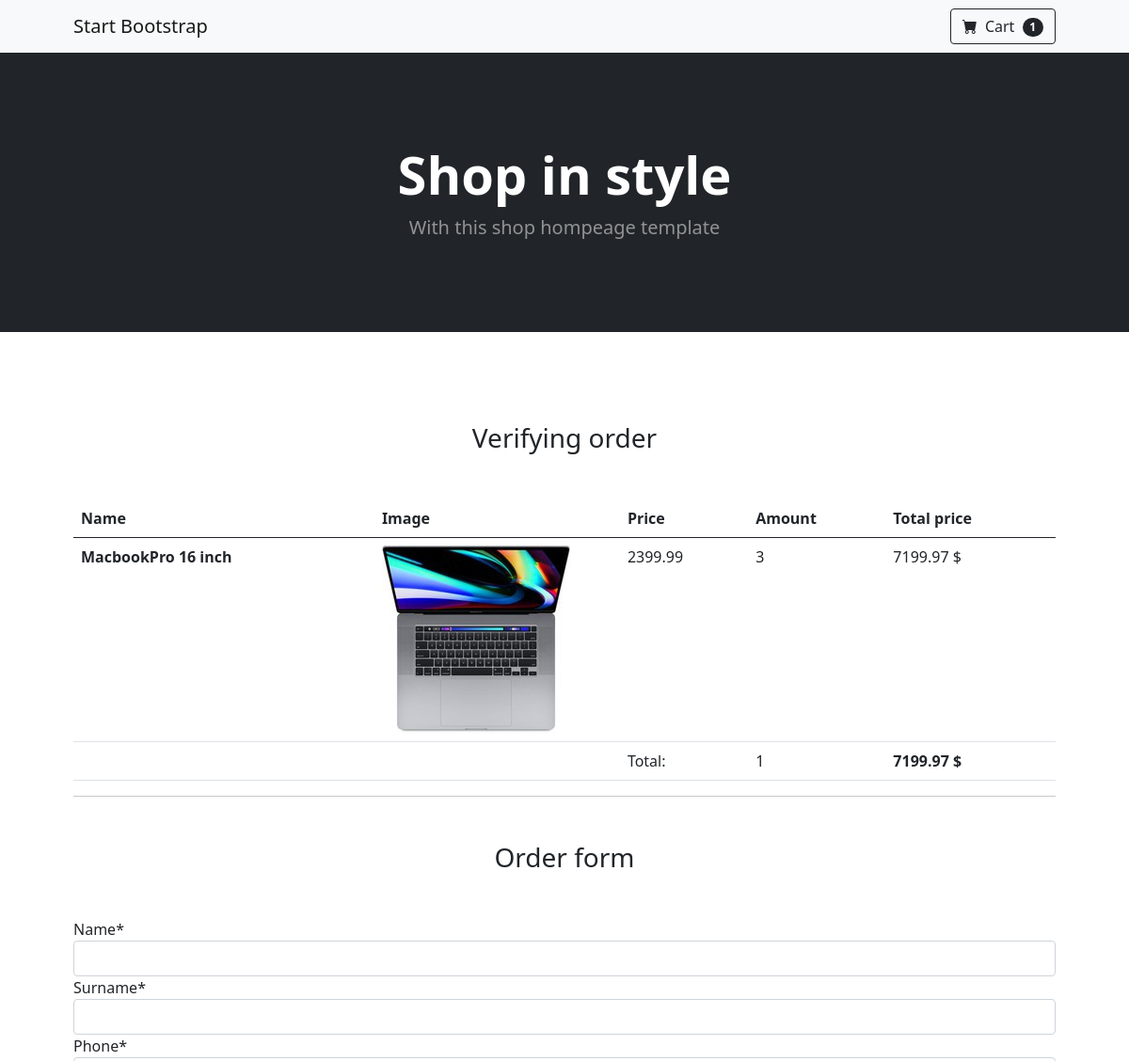
/checkout/ (signed in, upper part), run on an earlier commit of the app's database.
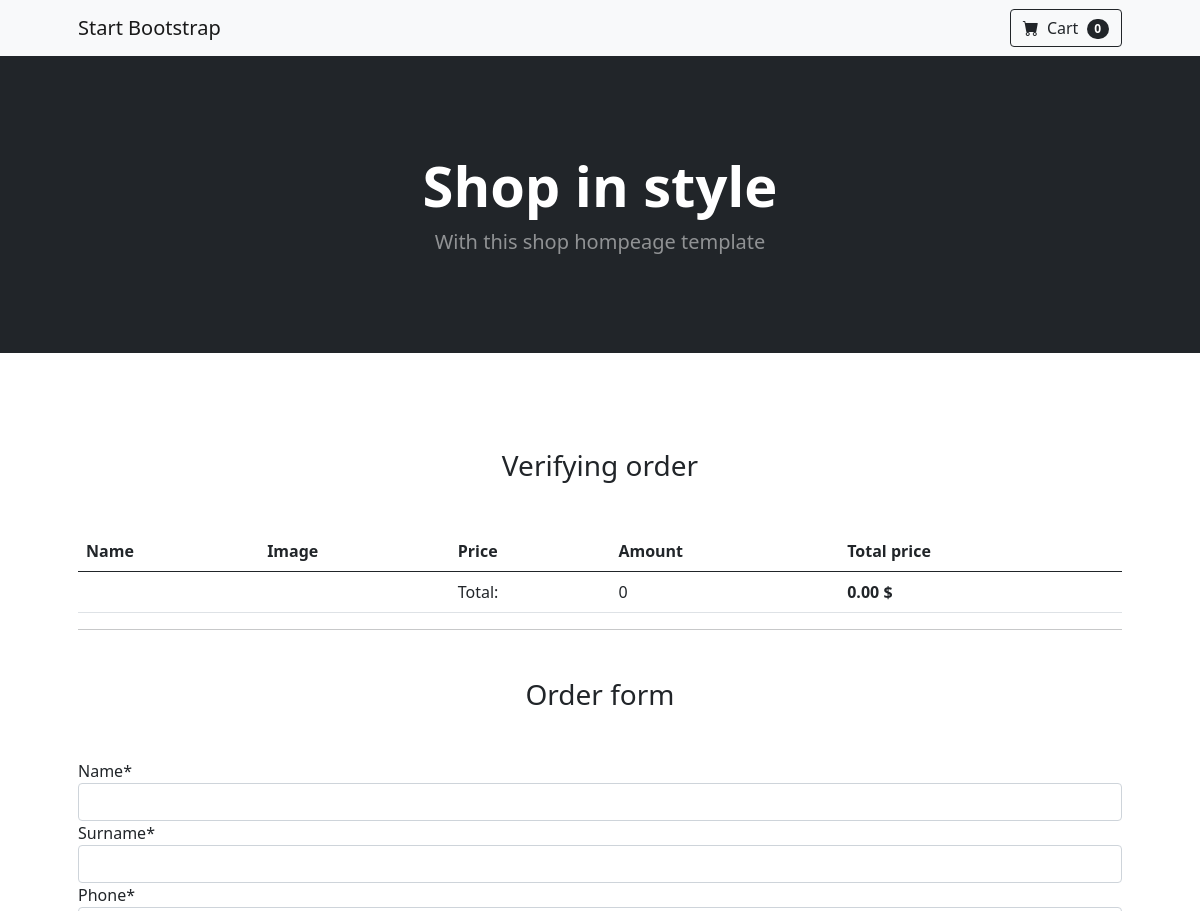
And on a later commit of the database.
### mainapp/models.py (models this page shows, shortened)
class Cart(models.Model):
    owner = models.ForeignKey('Customer', null=True, verbose_name='owner', on_delete=models.CASCADE)
    products = models.ManyToManyField(CartProduct, blank=True, related_name='related_cart')
    total_products = models.PositiveIntegerField(default=0)
    final_price = models.DecimalField(max_digits=9, default=0, decimal_places=2, verbose_name='Final Price')
    in_order = models.BooleanField(default=False)
    for_anonymous_user = models.BooleanField(default=False)

class CartProduct(models.Model):
    user = models.ForeignKey('Customer', verbose_name='Customer', on_delete=models.CASCADE)
    cart = models.ForeignKey('Cart', verbose_name='Cart', on_delete=models.CASCADE, related_name='related_products')
    content_type = models.ForeignKey(ContentType, on_delete=models.CASCADE)
    object_id = models.PositiveIntegerField()
    content_object = GenericForeignKey('content_type', 'object_id')
    qty = models.PositiveIntegerField(default=1)
    final_price = models.DecimalField(max_digits=9, decimal_places=2, default=0, verbose_name='Final Price')

class Product(models.Model):
    MIN_RESOLUTION = (400, 400)
    MAX_RESOLUTION = (800, 800)
    MAX_IMAGE_SIZE = 314572800000
    class Meta:
        abstract = True
    category = models.ForeignKey(Category, verbose_name='Category', on_delete=models.CASCADE)
    title = models.CharField(max_length=255, verbose_name='Product name')
    slug = models.SlugField(unique=True)
    image = models.ImageField(verbose_name='Image')
    description = models.TextField(verbose_name='Description', null=True)
    price = models.DecimalField(max_digits=9, decimal_places=2, verbose_name='Price')

class Notebook(Product):
    diagonal = models.CharField(max_length=255, verbose_name='diagonal')
    display = models.CharField(max_length=255, verbose_name='display type')
    processor_freq = models.CharField(max_length=255, verbose_name='Processor Frequency')
    ram = models.CharField(max_length=255, verbose_name='RAM')
    video = models.CharField(max_length=255, verbose_name='Video Card')
    time_without_charge = models.CharField(max_length=255, verbose_name='Battery work time')

### mainapp/views.py (the view)
# urls.py: path('checkout/', CheckoutView.as_view(), name='checkout'),
class CheckoutView(CartMixin, View):
    def get(self, request, *args, **kwargs):
        categories = Category.objects.get_categories_for_left_sidebar()
        form = OrderForm(request.POST or None)
        context = {
            'cart': self.cart,
            'categories': categories,
            'form': form
        }
        return render(request, 'checkout.html', context)

### mainapp/forms.py
class OrderForm(forms.ModelForm):
    def __init__(self, *args, **kwargs):
        super().__init__(*args, **kwargs)
        self.fields['order_date'].label = 'Receiving Date'
    order_date = forms.DateField(widget=forms.TextInput(attrs={'type': 'date'}))
    class Meta:
        model = Order
        fields = (
            'first_name',
            'last_name',
            'phone',
            'address',
            'buying_type',
            'order_date',
            'comment'
        )

### mainapp/models.py (called while the page is built)
def get_models_for_count(*model_names):
    return [models.Count(model_name) for model_name in model_names]

    def get_queryset(self):
        return super().get_queryset()

    def get_categories_for_left_sidebar(self):
        models = get_models_for_count('notebook', 'smartphone')
        qs = list(self.get_queryset().annotate(*models))
        data = [
            dict(name=c.name, url=c.get_absolute_url(), count=getattr(c, self.CATEGORY_NAME_COUNT_NAME[c.name]))
            for c in qs
        ]
        return data

    def get_absolute_url(self):
        return reverse('category_detail', kwargs={'slug': self.slug})

### mainapp/templates/checkout.html (shortened to what this page needs)
{% extends 'base.html' %}
{% load crispy_forms_tags %}
{% block content %}
<h3 class="text-center mt-5 mb-5">Verifying order</h3>
<table class="table">
  <thead>
    <tr>
      <th scope="col">Name</th>
      <th scope="col">Image</th>
      <th scope="col">Price</th>
      <th scope="col">Amount</th>
        <th scope="col">Total price</th>
    </tr>
  </thead>
  <tbody>
    {% for item in cart.products.all %}
    <tr>
      <th scope="row">{{ item.content_object.title}}</th>
      <td class="w-25"><img src="{{ item.content_object.image.url }}" class="img-fluid"</td>
      <td>{{ item.content_object.price}}</td>
      <td>{{ item.qty }}</td>
        <td>{{ item.final_price }} $</td>
    </tr>
    {% endfor %}
    <tr>
      <td colspan="2"></td>
      <td>Total:</td>
      <td>{{ cart.total_products }}</td>
      <td><strong>{{ cart.final_price }} $</strong></td>
    </tr>
  </tbody>
</table>
<hr>
<h3 class="text-center mt-5 mb-5">Order form</h3>
<form action="{% url 'make_order' %}" method="POST">
  {{ form|crispy }}
</form>
{% endblock content %}

### mainapp/templates/base.html (shortened to what this page needs)
<!DOCTYPE html>
<html lang="en">
    <head>
        <link href="https://cdn.jsdelivr.net/npm/bootstrap-icons@1.5.0/font/bootstrap-icons.css" rel="stylesheet" />
        <link href="https://cdn.jsdelivr.net/npm/bootstrap@5.0.1/dist/css/bootstrap.min.css" rel="stylesheet">
    </head>
    <body>
        <nav class="navbar navbar-expand-lg navbar-light bg-light">
            <div class="container px-4 px-lg-5">
                <a class="navbar-brand" href="#!">Start Bootstrap</a>
                <div class="collapse navbar-collapse" id="navbarSupportedContent">
                    <ul class="navbar-nav me-auto mb-2 mb-lg-0 ms-lg-4">
                        <li class="nav-item"><a class="nav-link active" aria-current="page" href="#!"></a></li>
                        <li class="nav-item"><a class="nav-link" href="#!"></a></li>
                    </ul>
                    <form class="d-flex">
                        <a href="{% url 'cart' %}"><div class="btn btn-outline-dark">
                            <i class="bi-cart-fill me-1"></i>
                            Cart
                            <span class="badge bg-dark text-white ms-1 rounded-pill">{{ cart.products.count }}</span>
                        </div></a>
                    </form>
                </div>
            </div>
        </nav>
        <header class="bg-dark py-5">
            <div class="container px-4 px-lg-5 my-5">
                <div class="text-center text-white">
                    <h1 class="display-4 fw-bolder">Shop in style</h1>
                    <p class="lead fw-normal text-white-50 mb-0">With this shop hompeage template</p>
                </div>
            </div>
        </header>
        <section class="py-5">
            <div class="container px-4 px-lg-5 mt-5">
                {% block content %}{% endblock content %}
            </div>
        </section>
    </body>
</html>

What changed in the data, as far as the page shows it:
no longer on this page (row edited): Cart: products.count "1", total_products "1", final_price "7199.97"
no longer on this page (row unchanged): CartProduct: content_object "MacbookPro 16 inch", content_object.image (picture), content_object.price "2399.99", qty "3", final_price "7199.97"
added Cart: products.count "0", total_products "0", final_price "0.00"
